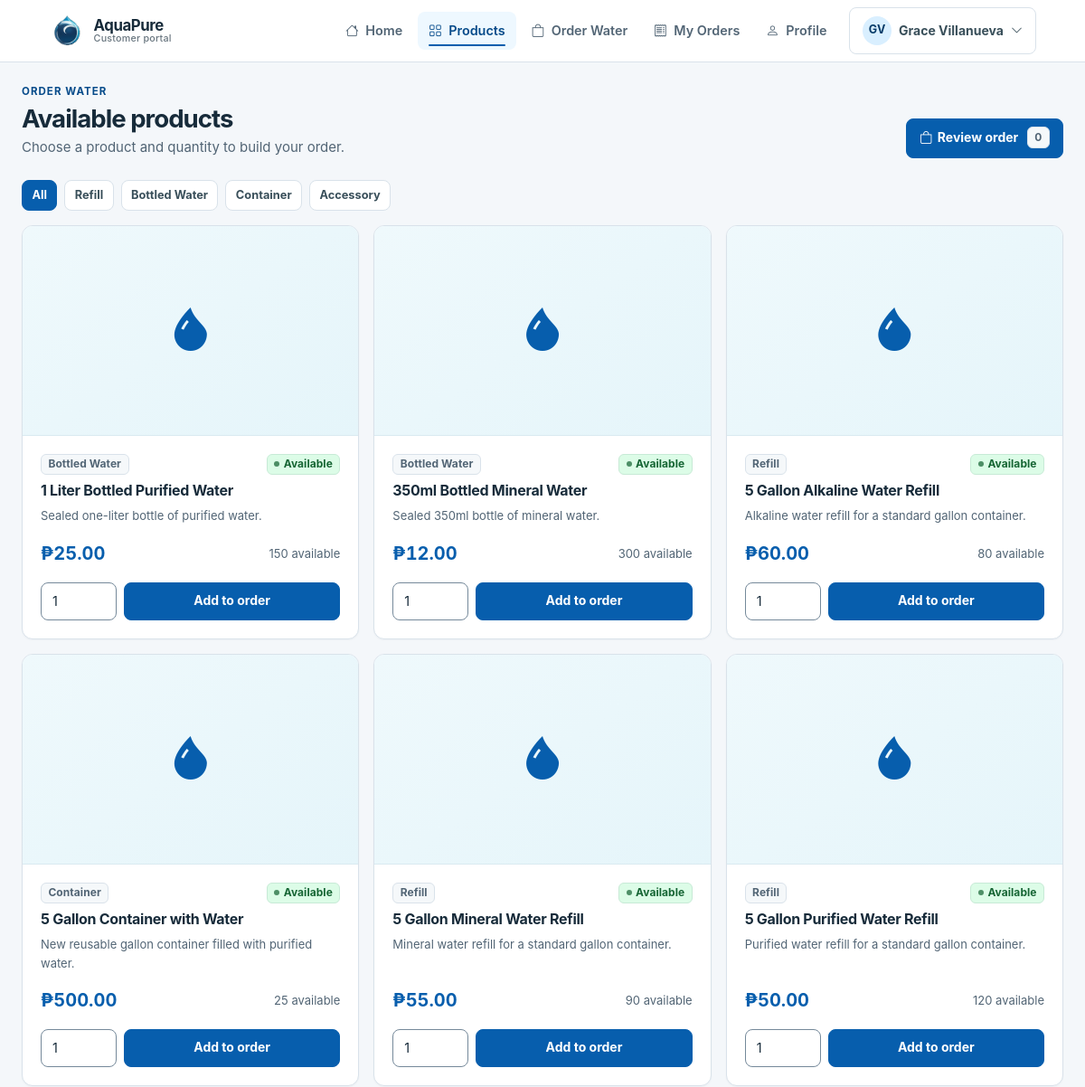
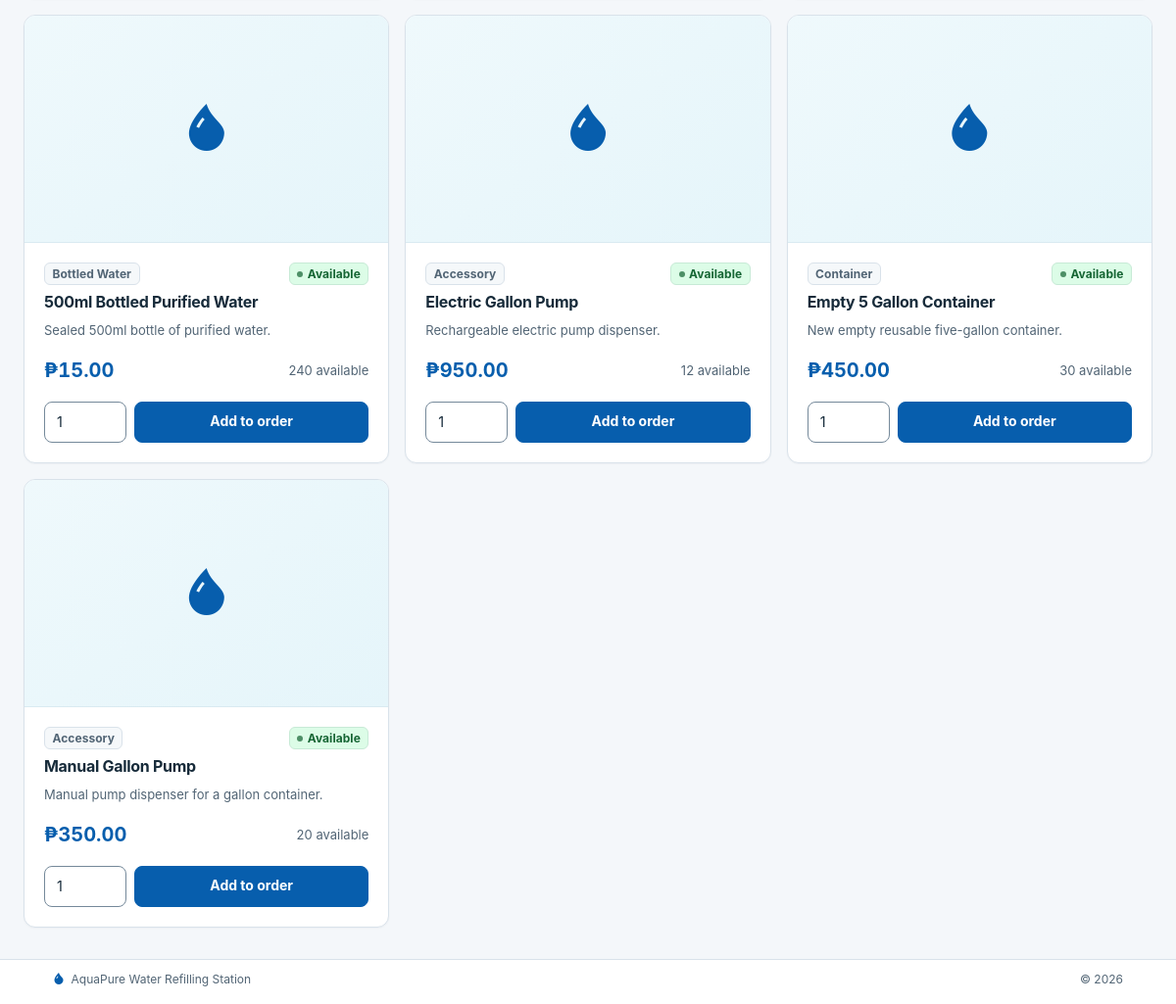
Page /customer/index.php?page=products (signed in) on the committed database (2 pictures, top to bottom).
### tables this page shows
CREATE TABLE customers (
    customer_id INT UNSIGNED AUTO_INCREMENT PRIMARY KEY,
    full_name VARCHAR(100) NOT NULL,
    email VARCHAR(100) NULL UNIQUE,
    contact_number VARCHAR(20) NOT NULL,
    address VARCHAR(255) NOT NULL,
    password_hash VARCHAR(255) NULL,
    customer_type ENUM('Online Customer','Walk-in Customer','Residential','Business') NOT NULL DEFAULT 'Online Customer',
    account_status ENUM('Active','Inactive') NOT NULL DEFAULT 'Active',
    created_at TIMESTAMP NOT NULL DEFAULT CURRENT_TIMESTAMP,
    updated_at TIMESTAMP NOT NULL DEFAULT CURRENT_TIMESTAMP ON UPDATE CURRENT_TIMESTAMP,
    INDEX idx_customers_status (account_status)
);

CREATE TABLE products (
    product_id INT UNSIGNED AUTO_INCREMENT PRIMARY KEY,
    product_name VARCHAR(120) NOT NULL UNIQUE,
    description VARCHAR(255) NULL,
    category ENUM('Refill','Bottled Water','Container','Accessory') NOT NULL,
    price DECIMAL(10,2) UNSIGNED NOT NULL,
    quantity_available INT UNSIGNED NOT NULL DEFAULT 0,
    image_path VARCHAR(255) NULL,
    status ENUM('Available','Unavailable') NOT NULL DEFAULT 'Available',
    created_at TIMESTAMP NOT NULL DEFAULT CURRENT_TIMESTAMP,
    updated_at TIMESTAMP NOT NULL DEFAULT CURRENT_TIMESTAMP ON UPDATE CURRENT_TIMESTAMP,
    INDEX idx_products_status_stock (status, quantity_available),
    INDEX idx_products_category (category)
);

### customer/index.php (called while the page is built, shortened)
<?php
require_customer();
$page = $_GET["page"] ?? "dashboard";
require __DIR__ . "/../includes/customer-header.php";
require __DIR__ . "/pages/" . $page . ".php";
require __DIR__ . "/../includes/app-footer.php";

### includes/functions.php (called while the page is built, shortened)
<?php
function url(string $path = ""): string
{
    return BASE_URL . ($path === "" ? "" : "/" . ltrim($path, "/"));
}
function e(mixed $value): string
{
    return htmlspecialchars(
        (string) $value,
        ENT_QUOTES | ENT_SUBSTITUTE,
        "UTF-8",
    );
}
function current_account(): ?array
{
    static $resolved = false;
    static $account = null;
    if ($resolved) {
        return $account;
    }
    $resolved = true;
    $sessionAccount = $_SESSION["account"] ?? null;
    $id = positive_int($sessionAccount["id"] ?? 0);
    $type = $sessionAccount["type"] ?? "";
    if ($type === "customer") {
        $statement = db()->prepare(
            "SELECT customer_id, full_name, email
             FROM customers
             WHERE customer_id = ? AND account_status = 'Active'
             LIMIT 1",
        );
        $statement->execute([$id]);
        $record = $statement->fetch();
        $account = [
            "id" => (int) $record["customer_id"],
            "name" => $record["full_name"],
            "email" => $record["email"],
            "role" => "Customer",
            "type" => "customer",
        ];
    }
    return $account;
}
function is_customer(): bool
{
    return (current_account()["type"] ?? null) === "customer";
}
function require_customer(): void
{
    if (!is_customer()) {
        flash("warning", "Please log in as a customer to continue.");
        redirect("login.php");
    }
}
function positive_int(mixed $value): int
{
    $validated = filter_var($value, FILTER_VALIDATE_INT, [
        "options" => ["min_range" => 1],
    ]);
    return $validated === false ? 0 : (int) $validated;
}
function badge_class(string $status): string
{
    return match ($status) {
        "Paid",
        "Completed",
        "Delivered",
        "Available",
        "Active",
        "In Stock"
            => "text-bg-success",
        "Pending", "Unpaid", "Partial", "Low Stock" => "text-bg-warning",
        "Confirmed", "Preparing", "Out for Delivery", "Assigned" => "text-bg-info",
        "Ready for Pickup" => "text-bg-primary",
        "Cancelled",
        "Out of Stock",
        "Failed"
            => "text-bg-danger",
        "Inactive", "Unavailable", "Refunded" => "text-bg-secondary",
        default => "text-bg-secondary",
    };
}
function money(float|string|int $amount): string
{
    return "₱" . number_format((float) $amount, 2);
}
function cart_count(): int
{
    return array_sum(array_map("intval", $_SESSION["cart"] ?? []));
}

### config/database.php (called while the page is built, shortened)
<?php
function db(): PDO
{
    static $pdo = null;
    static $schemaChecked = false;
    if ($pdo instanceof PDO) {
        return $pdo;
    }
    $host = getenv('AQUAPURE_DB_HOST') ?: '127.0.0.1';
    $port = getenv('AQUAPURE_DB_PORT') ?: '3306';
    $name = getenv('AQUAPURE_DB_NAME') ?: 'aquapure_db';
    $user = getenv('AQUAPURE_DB_USER') ?: 'root';
    $pass = getenv('AQUAPURE_DB_PASS');
    $pass = is_string($pass) ? $pass : '';
    $dsn = sprintf(
        'mysql:host=%s;port=%s;dbname=%s;charset=utf8mb4',
        $host,
        $port,
        $name,
    );
    $pdo = new PDO($dsn, $user, $pass, [
        PDO::ATTR_ERRMODE => PDO::ERRMODE_EXCEPTION,
        PDO::ATTR_DEFAULT_FETCH_MODE => PDO::FETCH_ASSOC,
        PDO::ATTR_EMULATE_PREPARES => false,
        PDO::ATTR_STRINGIFY_FETCHES => false,
    ]);
    $pdo->exec("SET time_zone = '+08:00'");
    if (!$schemaChecked) {
        assert_aquapure_schema_ready($pdo);
    }
    return $pdo;
}
function assert_aquapure_schema_ready(PDO $pdo): void
{
    $required = [
        'users' => [
            'user_id', 'full_name', 'username', 'email', 'contact_number',
            'password_hash', 'role', 'account_status', 'created_at', 'updated_at',
        ],
        'customers' => [
            'customer_id', 'full_name', 'email', 'contact_number', 'address',
            'password_hash', 'customer_type', 'account_status', 'created_at', 'updated_at',
        ],
        'products' => [
            'product_id', 'product_name', 'description', 'category', 'price',
            'quantity_available', 'image_path', 'status', 'created_at', 'updated_at',
        ],
        'orders' => [
            'order_id', 'customer_id', 'processed_by', 'order_source', 'order_type',
            'total_amount', 'payment_status', 'order_status', 'notes', 'order_date', 'updated_at',
        ],
        'order_items' => [
            'order_item_id', 'order_id', 'product_id', 'quantity', 'unit_price', 'subtotal',
        ],
        'payments' => [
            'payment_id', 'order_id', 'amount_due', 'amount_paid', 'change_amount',
            'payment_method', 'reference_number', 'payment_date', 'payment_status',
            'recorded_by', 'created_at', 'updated_at',
        ],
        'deliveries' => [
            'delivery_id', 'order_id', 'recipient_name', 'contact_number',
            'delivery_address', 'preferred_delivery_date', 'additional_instructions',
            'assigned_staff_id', 'delivery_status', 'delivered_at', 'created_at', 'updated_at',
        ],
        'inventory' => [
            'inventory_id', 'item_name', 'category', 'quantity', 'unit',
            'reorder_level', 'status', 'updated_by', 'last_updated',
        ],
        'inventory_transactions' => [
            'transaction_id', 'inventory_id', 'recorded_by', 'transaction_type',
            'quantity', 'remarks', 'transaction_date',
        ],
        'notifications' => [
            'notification_id', 'customer_id', 'user_id', 'order_id', 'title',
            'message', 'is_read', 'created_at',
        ],
        'activity_logs' => [
            'activity_id', 'user_id', 'action', 'details', 'ip_address', 'created_at',
        ],
        'settings' => [
            'id', 'setting_key', 'setting_value', 'updated_by_user_id', 'updated_at',
        ],
        'user_invitations' => [
            'invitation_id', 'token_hash', 'email', 'role', 'created_by', 'created_at',
            'expires_at', 'used_at', 'used_by', 'revoked_at', 'status',
        ],
    ];
    $statement = $pdo->prepare(
        'SELECT COLUMN_NAME
         FROM information_schema.COLUMNS
         WHERE TABLE_SCHEMA = DATABASE() AND TABLE_NAME = ?',
    );
    foreach ($required as $table => $columns) {
        $statement->execute([$table]);
        $existing = array_fill_keys($statement->fetchAll(PDO::FETCH_COLUMN), true);
    }
}

### customer/pages/products.php (the view, shortened to what this page needs)
<?php
$category = trim((string) ($_GET["category"] ?? ""));
$sql = "SELECT * FROM products WHERE 1=1";
$params = [];
$sql .= " ORDER BY status DESC, product_name";
$statement = db()->prepare($sql);
$statement->execute($params);
$products = $statement->fetchAll();
$categories = db()
    ->query("SELECT DISTINCT category FROM products ORDER BY category")
    ->fetchAll(PDO::FETCH_COLUMN);
?>
<header class="page-header">
    <div>
        <p class="eyebrow mb-1">Order water</p>
        <h1 class="section-title mb-1">Available products</h1>
        <p class="text-secondary mb-0">Choose a product and quantity to build your order.</p>
    </div>
    <div class="page-header__actions">
        <a class="btn btn-primary" href="<?= e(url("customer/index.php?page=cart")) ?>"><i class="bi bi-bag" aria-hidden="true"></i>Review order <span class="badge text-bg-light ms-1"><?= cart_count() ?></span></a>
    </div>
</header>
<nav class="filter-tabs" aria-label="Product categories">
    <a class="btn btn-sm <?= $category === "" ? "btn-primary" : "btn-light" ?>" href="<?= e(url("customer/index.php?page=products")) ?>" <?= $category === "" ? 'aria-current="page"' : "" ?>>All</a>
    <?php foreach ($categories as $item): ?>
        <a class="btn btn-sm <?= $category === $item ? "btn-primary" : "btn-light" ?>" href="<?= e(url("customer/index.php?page=products&category=" . urlencode($item))) ?>" <?= $category === $item ? 'aria-current="page"' : "" ?>><?= e($item) ?></a>
    <?php endforeach; ?>
</nav>
<div class="row g-3">
    <?php foreach ($products as $product): ?>
        <?php $isAvailable = $product["status"] === "Available" && (int) $product["quantity_available"] > 0; ?>
        <div class="col-sm-6 col-lg-4">
            <article class="product-card">
                <div class="product-art">
                    <?php if (!empty($product["image_path"])): ?>
                        <img src="<?= e(url($product["image_path"])) ?>" alt="<?= e($product["product_name"]) ?>" loading="lazy" decoding="async">
                    <?php else: ?>
                        <i class="bi bi-droplet-fill" aria-hidden="true"></i>
                    <?php endif; ?>
                </div>
                <div class="card-body">
                    <div class="d-flex justify-content-between gap-2 mb-2">
                        <span class="badge text-bg-light"><?= e($product["category"]) ?></span>
                        <span class="badge <?= e(badge_class($isAvailable ? "Available" : "Unavailable")) ?>"><?= $isAvailable ? "Available" : "Unavailable" ?></span>
                    </div>
                    <h2 class="h5 mb-2"><?= e($product["product_name"]) ?></h2>
                    <p class="small text-secondary flex-grow-1"><?= e($product["description"]) ?></p>
                    <div class="d-flex justify-content-between mb-3">
                        <strong class="text-primary fs-5 money"><?= money($product["price"]) ?></strong>
                        <span class="small text-secondary align-self-center"><?= (int) $product["quantity_available"] ?> available</span>
                    </div>
                    <form method="post" class="d-flex gap-2">
                        <input type="number" class="form-control quantity-input" name="quantity" value="1" min="1" max="<?= max(1, (int) $product["quantity_available"]) ?>" aria-label="Quantity of <?= e($product["product_name"]) ?>" <?= !$isAvailable ? "disabled" : "" ?>>
                        <button class="btn btn-primary flex-grow-1" <?= !$isAvailable ? "disabled" : "" ?>>Add to order</button>
                    </form>
                </div>
            </article>
        </div>
    <?php endforeach; ?>
</div>

### includes/customer-header.php (shortened to what this page needs)
<?php
$page = $page ?? "dashboard";
$account = current_account();
$nameParts = preg_split('/\s+/', trim((string) $account["name"])) ?: [];
$accountInitials = "";
foreach (array_slice($nameParts, 0, 2) as $namePart) {
    $accountInitials .= strtoupper(substr($namePart, 0, 1));
}
$customerNav = [
    "dashboard" => ["bi-house", "Home"],
    "products" => ["bi-grid", "Products"],
    "cart" => ["bi-bag", "Order Water"],
    "orders" => ["bi-receipt", "My Orders"],
    "profile" => ["bi-person", "Profile"],
];
?>
<!doctype html>
<html lang="en">
<head>
    <link rel="stylesheet" href="<?= e(url("assets/vendor/bootstrap/css/bootstrap.min.css")) ?>">
    <link rel="stylesheet" href="<?= e(url("assets/vendor/bootstrap-icons/font/bootstrap-icons.min.css")) ?>">
    <link rel="stylesheet" href="<?= e(url("assets/css/style.css?v=8")) ?>">
</head>
<body class="customer-page">
<nav class="navbar navbar-expand-lg navbar-light bg-white border-bottom sticky-top site-nav customer-nav" aria-label="Customer navigation">
    <div class="container">
        <a class="navbar-brand brand" href="<?= e(url("customer/index.php")) ?>">
            <img class="brand-logo" src="<?= e(url("assets/images/aquapure-logo-transparent.png")) ?>" width="40" height="40" alt="">
            <span class="brand-copy">AquaPure<small>Customer portal</small></span>
        </a>
        <div class="collapse navbar-collapse" id="customerNav">
            <ul class="navbar-nav ms-auto align-items-lg-center gap-lg-1">
                <?php foreach ($customerNav as $key => [$icon, $label]): ?>
                    <li class="nav-item">
                        <a class="nav-link <?= ($page === $key || ($key === "orders" && in_array($page, ["order", "payment-return"], true))) ? "active" : "" ?>"
                           href="<?= e(url("customer/index.php?page=" . $key)) ?>"
                           <?= ($page === $key || ($key === "orders" && in_array($page, ["order", "payment-return"], true))) ? 'aria-current="page"' : "" ?>>
                            <i class="bi <?= e($icon) ?> me-1" aria-hidden="true"></i>
                            <?= e($label) ?>
                        </a>
                    </li>
                <?php endforeach; ?>
                <li class="nav-item dropdown ms-lg-2">
                    <button class="btn btn-light d-flex align-items-center gap-2 w-100" type="button" data-bs-toggle="dropdown" aria-expanded="false" aria-label="Account menu for <?= e($account["name"]) ?>">
                        <span class="account-avatar" aria-hidden="true"><?= e($accountInitials ?: "AQ") ?></span>
                        <span class="text-truncate"><?= e($account["name"]) ?></span>
                        <i class="bi bi-chevron-down small ms-auto" aria-hidden="true"></i>
                    </button>
                </li>
            </ul>
        </div>
    </div>
</nav>
<main class="container customer-content" id="mainContent" tabindex="-1">

### rows in the picture
customers: full_name "Grace Villanueva"
products: category "Bottled Water", shows "Available", product_name "1 Liter Bottled Purified Water", description "Sealed one-liter bottle of purified water.", price "₱25.00", quantity_available "150", quantity "1"
products: category "Bottled Water", shows "Available", product_name "350ml Bottled Mineral Water", description "Sealed 350ml bottle of mineral water.", price "₱12.00", quantity_available "300", quantity "1"
products: category "Refill", shows "Available", product_name "5 Gallon Alkaline Water Refill", description "Alkaline water refill for a standard gallon container.", price "₱60.00", quantity_available "80", quantity "1"
products: category "Container", shows "Available", product_name "5 Gallon Container with Water", description "New reusable gallon container filled with purified water.", price "₱500.00", quantity_available "25", quantity "1"
products: category "Refill", shows "Available", product_name "5 Gallon Mineral Water Refill", description "Mineral water refill for a standard gallon container.", price "₱55.00", quantity_available "90", quantity "1"
products: category "Refill", shows "Available", product_name "5 Gallon Purified Water Refill", description "Purified water refill for a standard gallon container.", price "₱50.00", quantity_available "120", quantity "1"
products: category "Bottled Water", shows "Available", product_name "500ml Bottled Purified Water", description "Sealed 500ml bottle of purified water.", price "₱15.00", quantity_available "240", quantity "1"
products: category "Accessory", shows "Available", product_name "Electric Gallon Pump", description "Rechargeable electric pump dispenser.", price "₱950.00", quantity_available "12", quantity "1"
products: category "Container", shows "Available", product_name "Empty 5 Gallon Container", description "New empty reusable five-gallon container.", price "₱450.00", quantity_available "30", quantity "1"
products: category "Accessory", shows "Available", product_name "Manual Gallon Pump", description "Manual pump dispenser for a gallon container.", price "₱350.00", quantity_available "20", quantity "1"

### other values in the picture
$label "Home"
$label "Products"
$label "Order Water"
$label "My Orders"
$label "Profile"
$accountInitials ?: "AQ" "GV"
cart_count() "0"
$item "Refill"
$item "Bottled Water"
$item "Container"
$item "Accessory"
